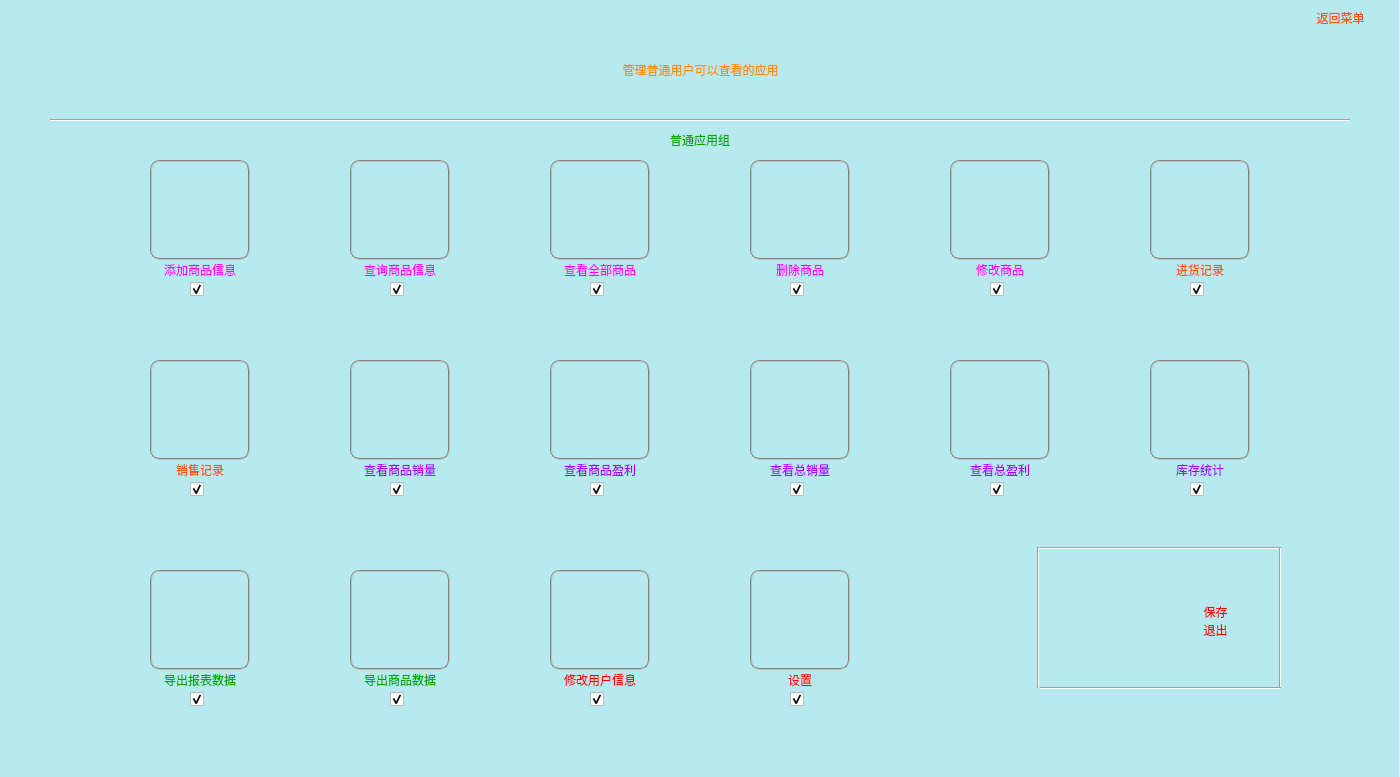
<?xml version="1.0" encoding="UTF-8"?>
<ui version="4.0">
 <class>UserSudo</class>
 <widget class="QMainWindow" name="UserSudo">
  <property name="geometry">
   <rect>
    <x>0</x>
    <y>0</y>
    <width>1400</width>
    <height>777</height>
   </rect>
  </property>
  <property name="windowTitle">
   <string>MainWindow</string>
  </property>
  <widget class="QWidget" name="centralwidget">
   <widget class="QPushButton" name="pushButton_4">
    <property name="geometry">
     <rect>
      <x>750</x>
      <y>160</y>
      <width>100</width>
      <height>100</height>
     </rect>
    </property>
    <property name="styleSheet">
     <string notr="true">background-color: rgb(183, 234, 239);
background-image: url(:/res/res/ICO/PaperFail.png);border:2px groove gray;border-radius:10px;padding:2px 4px</string>
    </property>
    <property name="text">
     <string/>
    </property>
    <property name="flat">
     <bool>true</bool>
    </property>
   </widget>
   <widget class="QPushButton" name="pushButton_8">
    <property name="geometry">
     <rect>
      <x>950</x>
      <y>360</y>
      <width>100</width>
      <height>100</height>
     </rect>
    </property>
    <property name="styleSheet">
     <string notr="true">background-color: rgb(183, 234, 239);
background-image: url(:/res/res/ICO/Wallet.png);border:2px groove gray;border-radius:10px;padding:2px 4px</string>
    </property>
    <property name="text">
     <string/>
    </property>
    <property name="flat">
     <bool>true</bool>
    </property>
   </widget>
   <widget class="QLabel" name="label_25">
    <property name="geometry">
     <rect>
      <x>350</x>
      <y>460</y>
      <width>100</width>
      <height>20</height>
     </rect>
    </property>
    <property name="styleSheet">
     <string notr="true">font:9pt &quot;方正粗圆简体&quot;;
color: rgb(170, 0, 255);</string>
    </property>
    <property name="text">
     <string>查看商品销量</string>
    </property>
    <property name="alignment">
     <set>Qt::AlignCenter</set>
    </property>
   </widget>
   <widget class="QLabel" name="label_20">
    <property name="geometry">
     <rect>
      <x>950</x>
      <y>260</y>
      <width>100</width>
      <height>20</height>
     </rect>
    </property>
    <property name="styleSheet">
     <string notr="true">font:9pt &quot;方正粗圆简体&quot;;
color: rgb(255, 0, 255);</string>
    </property>
    <property name="text">
     <string>修改商品</string>
    </property>
    <property name="alignment">
     <set>Qt::AlignCenter</set>
    </property>
   </widget>
   <widget class="QPushButton" name="pushButton_12">
    <property name="geometry">
     <rect>
      <x>550</x>
      <y>360</y>
      <width>100</width>
      <height>100</height>
     </rect>
    </property>
    <property name="styleSheet">
     <string notr="true">background-color: rgb(183, 234, 239);
background-image: url(:/res/res/Chart.png);border:2px groove gray;border-radius:10px;padding:2px 4px</string>
    </property>
    <property name="text">
     <string/>
    </property>
    <property name="flat">
     <bool>true</bool>
    </property>
   </widget>
   <widget class="QLabel" name="label_16">
    <property name="geometry">
     <rect>
      <x>150</x>
      <y>260</y>
      <width>100</width>
      <height>20</height>
     </rect>
    </property>
    <property name="styleSheet">
     <string notr="true">font:9pt &quot;方正粗圆简体&quot;;
color: rgb(255, 0, 255);</string>
    </property>
    <property name="text">
     <string>添加商品信息</string>
    </property>
    <property name="alignment">
     <set>Qt::AlignCenter</set>
    </property>
   </widget>
   <widget class="QPushButton" name="pushButton_15">
    <property name="geometry">
     <rect>
      <x>750</x>
      <y>570</y>
      <width>100</width>
      <height>100</height>
     </rect>
    </property>
    <property name="styleSheet">
     <string notr="true">background-color: rgb(183, 234, 239);
background-image: url(:/res/res/ICO/Filter.png);border:2px groove gray;border-radius:10px;padding:2px 4px</string>
    </property>
    <property name="text">
     <string/>
    </property>
    <property name="flat">
     <bool>true</bool>
    </property>
   </widget>
   <widget class="QLabel" name="label_33">
    <property name="geometry">
     <rect>
      <x>550</x>
      <y>670</y>
      <width>100</width>
      <height>20</height>
     </rect>
    </property>
    <property name="styleSheet">
     <string notr="true">font:9pt &quot;方正粗圆简体&quot;;
color: rgb(255, 0, 0);
</string>
    </property>
    <property name="text">
     <string>修改用户信息</string>
    </property>
    <property name="alignment">
     <set>Qt::AlignCenter</set>
    </property>
   </widget>
   <widget class="QLabel" name="label_23">
    <property name="geometry">
     <rect>
      <x>150</x>
      <y>460</y>
      <width>100</width>
      <height>20</height>
     </rect>
    </property>
    <property name="styleSheet">
     <string notr="true">font:9pt &quot;方正粗圆简体&quot;;
color: rgb(255, 85, 0);</string>
    </property>
    <property name="text">
     <string>销售记录</string>
    </property>
    <property name="alignment">
     <set>Qt::AlignCenter</set>
    </property>
   </widget>
   <widget class="QPushButton" name="pushButton">
    <property name="geometry">
     <rect>
      <x>150</x>
      <y>160</y>
      <width>100</width>
      <height>100</height>
     </rect>
    </property>
    <property name="styleSheet">
     <string notr="true">background-color: rgb(183, 234, 239);
background-image: url(:/res/res/ICO/PaperPlus.png);border:2px groove gray;border-radius:10px;padding:2px 4px</string>
    </property>
    <property name="text">
     <string/>
    </property>
    <property name="flat">
     <bool>true</bool>
    </property>
   </widget>
   <widget class="QLabel" name="label_21">
    <property name="geometry">
     <rect>
      <x>1150</x>
      <y>260</y>
      <width>100</width>
      <height>20</height>
     </rect>
    </property>
    <property name="styleSheet">
     <string notr="true">font:9pt &quot;方正粗圆简体&quot;;
color: rgb(255, 85, 0);</string>
    </property>
    <property name="text">
     <string>进货记录</string>
    </property>
    <property name="alignment">
     <set>Qt::AlignCenter</set>
    </property>
   </widget>
   <widget class="QPushButton" name="pushButton_6">
    <property name="geometry">
     <rect>
      <x>1150</x>
      <y>160</y>
      <width>100</width>
      <height>100</height>
     </rect>
    </property>
    <property name="styleSheet">
     <string notr="true">background-color: rgb(183, 234, 239);
background-image: url(:/res/res/ICO/Arrow-RightSquare.png);border:2px groove gray;border-radius:10px;padding:2px 4px</string>
    </property>
    <property name="text">
     <string/>
    </property>
    <property name="flat">
     <bool>true</bool>
    </property>
   </widget>
   <widget class="QPushButton" name="pushButton_7">
    <property name="geometry">
     <rect>
      <x>350</x>
      <y>360</y>
      <width>100</width>
      <height>100</height>
     </rect>
    </property>
    <property name="styleSheet">
     <string notr="true">background-color: rgb(183, 234, 239);
background-image: url(:/res/res/ICO/Calendar.png);border:2px groove gray;border-radius:10px;padding:2px 4px</string>
    </property>
    <property name="text">
     <string/>
    </property>
    <property name="flat">
     <bool>true</bool>
    </property>
   </widget>
   <widget class="QLabel" name="label_22">
    <property name="geometry">
     <rect>
      <x>1150</x>
      <y>460</y>
      <width>100</width>
      <height>20</height>
     </rect>
    </property>
    <property name="styleSheet">
     <string notr="true">font:9pt &quot;方正粗圆简体&quot;;
color: rgb(170, 0, 255);</string>
    </property>
    <property name="text">
     <string>库存统计</string>
    </property>
    <property name="alignment">
     <set>Qt::AlignCenter</set>
    </property>
   </widget>
   <widget class="QPushButton" name="pushButton_11">
    <property name="geometry">
     <rect>
      <x>750</x>
      <y>360</y>
      <width>100</width>
      <height>100</height>
     </rect>
    </property>
    <property name="styleSheet">
     <string notr="true">background-color: rgb(183, 234, 239);
background-image: url(:/res/res/ICO/Activity.png);border:2px groove gray;border-radius:10px;padding:2px 4px</string>
    </property>
    <property name="text">
     <string/>
    </property>
    <property name="flat">
     <bool>true</bool>
    </property>
   </widget>
   <widget class="QPushButton" name="pushButton_9">
    <property name="geometry">
     <rect>
      <x>1150</x>
      <y>360</y>
      <width>100</width>
      <height>100</height>
     </rect>
    </property>
    <property name="styleSheet">
     <string notr="true">background-color: rgb(183, 234, 239);
background-image: url(:/res/res/ICO/Graph.png);border:2px groove gray;border-radius:10px;padding:2px 4px</string>
    </property>
    <property name="text">
     <string/>
    </property>
    <property name="flat">
     <bool>true</bool>
    </property>
   </widget>
   <widget class="QPushButton" name="pushButton_16">
    <property name="geometry">
     <rect>
      <x>150</x>
      <y>570</y>
      <width>100</width>
      <height>100</height>
     </rect>
    </property>
    <property name="styleSheet">
     <string notr="true">background-color: rgb(183, 234, 239);
background-image: url(:/res/res/ICO/Send.png);border:2px groove gray;border-radius:10px;padding:2px 4px</string>
    </property>
    <property name="text">
     <string/>
    </property>
    <property name="flat">
     <bool>true</bool>
    </property>
   </widget>
   <widget class="QLabel" name="label_24">
    <property name="geometry">
     <rect>
      <x>950</x>
      <y>460</y>
      <width>100</width>
      <height>20</height>
     </rect>
    </property>
    <property name="styleSheet">
     <string notr="true">font:9pt &quot;方正粗圆简体&quot;;
color: rgb(170, 0, 255);</string>
    </property>
    <property name="text">
     <string>查看总盈利</string>
    </property>
    <property name="alignment">
     <set>Qt::AlignCenter</set>
    </property>
   </widget>
   <widget class="QLabel" name="label_29">
    <property name="geometry">
     <rect>
      <x>150</x>
      <y>670</y>
      <width>100</width>
      <height>20</height>
     </rect>
    </property>
    <property name="styleSheet">
     <string notr="true">font:9pt &quot;方正粗圆简体&quot;;
color: rgb(0, 170, 0);</string>
    </property>
    <property name="text">
     <string>导出报表数据</string>
    </property>
    <property name="alignment">
     <set>Qt::AlignCenter</set>
    </property>
   </widget>
   <widget class="QLabel" name="label">
    <property name="geometry">
     <rect>
      <x>0</x>
      <y>0</y>
      <width>1399</width>
      <height>1000</height>
     </rect>
    </property>
    <property name="styleSheet">
     <string notr="true">background-color: rgb(183, 234, 239);</string>
    </property>
    <property name="text">
     <string/>
    </property>
   </widget>
   <widget class="QPushButton" name="pushButton_17">
    <property name="geometry">
     <rect>
      <x>550</x>
      <y>570</y>
      <width>100</width>
      <height>100</height>
     </rect>
    </property>
    <property name="styleSheet">
     <string notr="true">background-color: rgb(183, 234, 239);
background-image: url(:/res/res/EditSquare.png);border:2px groove gray;border-radius:10px;padding:2px 4px</string>
    </property>
    <property name="text">
     <string/>
    </property>
    <property name="flat">
     <bool>true</bool>
    </property>
   </widget>
   <widget class="QLabel" name="label_4">
    <property name="geometry">
     <rect>
      <x>600</x>
      <y>125</y>
      <width>200</width>
      <height>30</height>
     </rect>
    </property>
    <property name="styleSheet">
     <string notr="true">color: rgb(0, 170, 0);
font: 12pt &quot;方正粗圆简体&quot;;</string>
    </property>
    <property name="text">
     <string>普通应用组</string>
    </property>
    <property name="alignment">
     <set>Qt::AlignCenter</set>
    </property>
   </widget>
   <widget class="QLabel" name="label_3">
    <property name="geometry">
     <rect>
      <x>50</x>
      <y>20</y>
      <width>1301</width>
      <height>100</height>
     </rect>
    </property>
    <property name="styleSheet">
     <string notr="true">font: 30pt &quot;方正粗圆简体&quot;;
color: rgb(255, 140, 0);</string>
    </property>
    <property name="text">
     <string>管理普通用户可以查看的应用</string>
    </property>
    <property name="alignment">
     <set>Qt::AlignCenter</set>
    </property>
   </widget>
   <widget class="QLabel" name="label_17">
    <property name="geometry">
     <rect>
      <x>350</x>
      <y>260</y>
      <width>100</width>
      <height>20</height>
     </rect>
    </property>
    <property name="styleSheet">
     <string notr="true">font:9pt &quot;方正粗圆简体&quot;;
color: rgb(255, 0, 255);</string>
    </property>
    <property name="text">
     <string>查询商品信息</string>
    </property>
    <property name="alignment">
     <set>Qt::AlignCenter</set>
    </property>
   </widget>
   <widget class="QLabel" name="label_31">
    <property name="geometry">
     <rect>
      <x>350</x>
      <y>670</y>
      <width>100</width>
      <height>20</height>
     </rect>
    </property>
    <property name="styleSheet">
     <string notr="true">font:9pt &quot;方正粗圆简体&quot;;
color: rgb(0, 170, 0);</string>
    </property>
    <property name="text">
     <string>导出商品数据</string>
    </property>
    <property name="alignment">
     <set>Qt::AlignCenter</set>
    </property>
   </widget>
   <widget class="QPushButton" name="pushButton_10">
    <property name="geometry">
     <rect>
      <x>150</x>
      <y>360</y>
      <width>100</width>
      <height>100</height>
     </rect>
    </property>
    <property name="styleSheet">
     <string notr="true">background-color: rgb(183, 234, 239);
background-image: url(:/res/res/ICO/Buy.png);border:2px groove gray;border-radius:10px;padding:2px 4px</string>
    </property>
    <property name="text">
     <string/>
    </property>
    <property name="flat">
     <bool>true</bool>
    </property>
   </widget>
   <widget class="QLabel" name="label_26">
    <property name="geometry">
     <rect>
      <x>550</x>
      <y>460</y>
      <width>100</width>
      <height>20</height>
     </rect>
    </property>
    <property name="styleSheet">
     <string notr="true">font:9pt &quot;方正粗圆简体&quot;;
color: rgb(170, 0, 255);</string>
    </property>
    <property name="text">
     <string>查看商品盈利</string>
    </property>
    <property name="alignment">
     <set>Qt::AlignCenter</set>
    </property>
   </widget>
   <widget class="QPushButton" name="pushButton_3">
    <property name="geometry">
     <rect>
      <x>550</x>
      <y>160</y>
      <width>100</width>
      <height>100</height>
     </rect>
    </property>
    <property name="styleSheet">
     <string notr="true">background-color: rgb(183, 234, 239);
background-image: url(:/res/res/ICO/Paper.png);border:2px groove gray;border-radius:10px;padding:2px 4px</string>
    </property>
    <property name="text">
     <string/>
    </property>
    <property name="flat">
     <bool>true</bool>
    </property>
   </widget>
   <widget class="QPushButton" name="pushButton_13">
    <property name="geometry">
     <rect>
      <x>350</x>
      <y>570</y>
      <width>100</width>
      <height>100</height>
     </rect>
    </property>
    <property name="styleSheet">
     <string notr="true">background-color: rgb(183, 234, 239);
background-image: url(:/res/res/ICO/Bookmark.png);border:2px groove gray;border-radius:10px;padding:2px 4px</string>
    </property>
    <property name="text">
     <string/>
    </property>
    <property name="flat">
     <bool>true</bool>
    </property>
   </widget>
   <widget class="QPushButton" name="pushButton_2">
    <property name="geometry">
     <rect>
      <x>350</x>
      <y>160</y>
      <width>100</width>
      <height>100</height>
     </rect>
    </property>
    <property name="styleSheet">
     <string notr="true">background-color: rgb(183, 234, 239);
background-image: url(:/res/res/ICO/Search.png);border:2px groove gray;border-radius:10px;padding:2px 4px</string>
    </property>
    <property name="text">
     <string/>
    </property>
    <property name="flat">
     <bool>true</bool>
    </property>
   </widget>
   <widget class="QLabel" name="label_32">
    <property name="geometry">
     <rect>
      <x>750</x>
      <y>670</y>
      <width>100</width>
      <height>20</height>
     </rect>
    </property>
    <property name="styleSheet">
     <string notr="true">font:9pt &quot;方正粗圆简体&quot;;
color: rgb(255, 0, 0);
</string>
    </property>
    <property name="text">
     <string>设置</string>
    </property>
    <property name="alignment">
     <set>Qt::AlignCenter</set>
    </property>
   </widget>
   <widget class="QLabel" name="label_18">
    <property name="geometry">
     <rect>
      <x>550</x>
      <y>260</y>
      <width>100</width>
      <height>20</height>
     </rect>
    </property>
    <property name="styleSheet">
     <string notr="true">font:9pt &quot;方正粗圆简体&quot;;
color: rgb(255, 0, 255);</string>
    </property>
    <property name="text">
     <string>查看全部商品</string>
    </property>
    <property name="alignment">
     <set>Qt::AlignCenter</set>
    </property>
   </widget>
   <widget class="QLabel" name="label_27">
    <property name="geometry">
     <rect>
      <x>750</x>
      <y>460</y>
      <width>100</width>
      <height>20</height>
     </rect>
    </property>
    <property name="styleSheet">
     <string notr="true">font:9pt &quot;方正粗圆简体&quot;;
color: rgb(170, 0, 255);</string>
    </property>
    <property name="text">
     <string>查看总销量</string>
    </property>
    <property name="alignment">
     <set>Qt::AlignCenter</set>
    </property>
   </widget>
   <widget class="Line" name="line">
    <property name="geometry">
     <rect>
      <x>50</x>
      <y>110</y>
      <width>1300</width>
      <height>20</height>
     </rect>
    </property>
    <property name="orientation">
     <enum>Qt::Horizontal</enum>
    </property>
   </widget>
   <widget class="QPushButton" name="pushButton_5">
    <property name="geometry">
     <rect>
      <x>950</x>
      <y>160</y>
      <width>100</width>
      <height>100</height>
     </rect>
    </property>
    <property name="styleSheet">
     <string notr="true">background-color: rgb(183, 234, 239);
background-image: url(:/res/res/ICO/Edit.png);border:2px groove gray;border-radius:10px;padding:2px 4px</string>
    </property>
    <property name="text">
     <string/>
    </property>
    <property name="flat">
     <bool>true</bool>
    </property>
   </widget>
   <widget class="QLabel" name="label_19">
    <property name="geometry">
     <rect>
      <x>750</x>
      <y>260</y>
      <width>100</width>
      <height>20</height>
     </rect>
    </property>
    <property name="styleSheet">
     <string notr="true">font:9pt &quot;方正粗圆简体&quot;;
color: rgb(255, 0, 255);</string>
    </property>
    <property name="text">
     <string>删除商品</string>
    </property>
    <property name="alignment">
     <set>Qt::AlignCenter</set>
    </property>
   </widget>
   <widget class="QCheckBox" name="cb_1">
    <property name="geometry">
     <rect>
      <x>190</x>
      <y>280</y>
      <width>21</width>
      <height>19</height>
     </rect>
    </property>
    <property name="text">
     <string/>
    </property>
    <property name="checked">
     <bool>true</bool>
    </property>
   </widget>
   <widget class="QCheckBox" name="cb_15">
    <property name="geometry">
     <rect>
      <x>590</x>
      <y>690</y>
      <width>21</width>
      <height>19</height>
     </rect>
    </property>
    <property name="text">
     <string/>
    </property>
    <property name="checked">
     <bool>true</bool>
    </property>
   </widget>
   <widget class="QCheckBox" name="cb_16">
    <property name="geometry">
     <rect>
      <x>790</x>
      <y>690</y>
      <width>21</width>
      <height>19</height>
     </rect>
    </property>
    <property name="text">
     <string/>
    </property>
    <property name="checked">
     <bool>true</bool>
    </property>
   </widget>
   <widget class="QCheckBox" name="cb_14">
    <property name="geometry">
     <rect>
      <x>390</x>
      <y>690</y>
      <width>21</width>
      <height>19</height>
     </rect>
    </property>
    <property name="text">
     <string/>
    </property>
    <property name="checked">
     <bool>true</bool>
    </property>
   </widget>
   <widget class="QCheckBox" name="cb_13">
    <property name="geometry">
     <rect>
      <x>190</x>
      <y>690</y>
      <width>21</width>
      <height>19</height>
     </rect>
    </property>
    <property name="text">
     <string/>
    </property>
    <property name="checked">
     <bool>true</bool>
    </property>
   </widget>
   <widget class="QCheckBox" name="cb_9">
    <property name="geometry">
     <rect>
      <x>590</x>
      <y>480</y>
      <width>21</width>
      <height>19</height>
     </rect>
    </property>
    <property name="text">
     <string/>
    </property>
    <property name="checked">
     <bool>true</bool>
    </property>
   </widget>
   <widget class="QCheckBox" name="cb_8">
    <property name="geometry">
     <rect>
      <x>390</x>
      <y>480</y>
      <width>21</width>
      <height>19</height>
     </rect>
    </property>
    <property name="text">
     <string/>
    </property>
    <property name="checked">
     <bool>true</bool>
    </property>
   </widget>
   <widget class="QCheckBox" name="cb_7">
    <property name="geometry">
     <rect>
      <x>190</x>
      <y>480</y>
      <width>21</width>
      <height>19</height>
     </rect>
    </property>
    <property name="text">
     <string/>
    </property>
    <property name="checked">
     <bool>true</bool>
    </property>
   </widget>
   <widget class="QCheckBox" name="cb_10">
    <property name="geometry">
     <rect>
      <x>790</x>
      <y>480</y>
      <width>21</width>
      <height>19</height>
     </rect>
    </property>
    <property name="text">
     <string/>
    </property>
    <property name="checked">
     <bool>true</bool>
    </property>
   </widget>
   <widget class="QCheckBox" name="cb_11">
    <property name="geometry">
     <rect>
      <x>990</x>
      <y>480</y>
      <width>21</width>
      <height>19</height>
     </rect>
    </property>
    <property name="text">
     <string/>
    </property>
    <property name="checked">
     <bool>true</bool>
    </property>
   </widget>
   <widget class="QCheckBox" name="cb_12">
    <property name="geometry">
     <rect>
      <x>1190</x>
      <y>480</y>
      <width>21</width>
      <height>19</height>
     </rect>
    </property>
    <property name="text">
     <string/>
    </property>
    <property name="checked">
     <bool>true</bool>
    </property>
   </widget>
   <widget class="QCheckBox" name="cb_3">
    <property name="geometry">
     <rect>
      <x>590</x>
      <y>280</y>
      <width>21</width>
      <height>19</height>
     </rect>
    </property>
    <property name="text">
     <string/>
    </property>
    <property name="checked">
     <bool>true</bool>
    </property>
   </widget>
   <widget class="QCheckBox" name="cb_2">
    <property name="geometry">
     <rect>
      <x>390</x>
      <y>280</y>
      <width>21</width>
      <height>19</height>
     </rect>
    </property>
    <property name="text">
     <string/>
    </property>
    <property name="checked">
     <bool>true</bool>
    </property>
   </widget>
   <widget class="QCheckBox" name="cb_4">
    <property name="geometry">
     <rect>
      <x>790</x>
      <y>280</y>
      <width>21</width>
      <height>19</height>
     </rect>
    </property>
    <property name="text">
     <string/>
    </property>
    <property name="checked">
     <bool>true</bool>
    </property>
   </widget>
   <widget class="QCheckBox" name="cb_5">
    <property name="geometry">
     <rect>
      <x>990</x>
      <y>280</y>
      <width>21</width>
      <height>19</height>
     </rect>
    </property>
    <property name="text">
     <string/>
    </property>
    <property name="checked">
     <bool>true</bool>
    </property>
   </widget>
   <widget class="QCheckBox" name="cb_6">
    <property name="geometry">
     <rect>
      <x>1190</x>
      <y>280</y>
      <width>21</width>
      <height>19</height>
     </rect>
    </property>
    <property name="text">
     <string/>
    </property>
    <property name="checked">
     <bool>true</bool>
    </property>
   </widget>
   <widget class="QPushButton" name="pb_Save">
    <property name="geometry">
     <rect>
      <x>1050</x>
      <y>570</y>
      <width>100</width>
      <height>100</height>
     </rect>
    </property>
    <property name="styleSheet">
     <string notr="true">background-color: rgba(154, 200, 233, 115);
background-image: url(:/res/res/ICO/Unlock.png);</string>
    </property>
    <property name="text">
     <string/>
    </property>
    <property name="flat">
     <bool>true</bool>
    </property>
   </widget>
   <widget class="Line" name="line_2">
    <property name="geometry">
     <rect>
      <x>1040</x>
      <y>540</y>
      <width>241</width>
      <height>16</height>
     </rect>
    </property>
    <property name="orientation">
     <enum>Qt::Horizontal</enum>
    </property>
   </widget>
   <widget class="Line" name="line_3">
    <property name="geometry">
     <rect>
      <x>1040</x>
      <y>680</y>
      <width>241</width>
      <height>16</height>
     </rect>
    </property>
    <property name="orientation">
     <enum>Qt::Horizontal</enum>
    </property>
   </widget>
   <widget class="Line" name="line_4">
    <property name="geometry">
     <rect>
      <x>1030</x>
      <y>547</y>
      <width>16</width>
      <height>141</height>
     </rect>
    </property>
    <property name="orientation">
     <enum>Qt::Vertical</enum>
    </property>
   </widget>
   <widget class="Line" name="line_5">
    <property name="geometry">
     <rect>
      <x>1272</x>
      <y>547</y>
      <width>16</width>
      <height>141</height>
     </rect>
    </property>
    <property name="orientation">
     <enum>Qt::Vertical</enum>
    </property>
   </widget>
   <widget class="QLabel" name="label_2">
    <property name="geometry">
     <rect>
      <x>1160</x>
      <y>560</y>
      <width>111</width>
      <height>121</height>
     </rect>
    </property>
    <property name="styleSheet">
     <string notr="true">font: 26pt &quot;雅痞-简&quot;;
color: rgb(255, 0, 0);</string>
    </property>
    <property name="text">
     <string>保存
退出</string>
    </property>
    <property name="alignment">
     <set>Qt::AlignCenter</set>
    </property>
   </widget>
   <widget class="QPushButton" name="pb_back">
    <property name="geometry">
     <rect>
      <x>1370</x>
      <y>0</y>
      <width>30</width>
      <height>30</height>
     </rect>
    </property>
    <property name="styleSheet">
     <string notr="true">background-color: rgba(154, 200, 233, 115);background-image: url(:/res/res/ADD_GOODS_ICO/menu.png);</string>
    </property>
    <property name="text">
     <string/>
    </property>
    <property name="flat">
     <bool>true</bool>
    </property>
   </widget>
   <widget class="QLabel" name="label_5">
    <property name="geometry">
     <rect>
      <x>1300</x>
      <y>7</y>
      <width>81</width>
      <height>21</height>
     </rect>
    </property>
    <property name="styleSheet">
     <string notr="true">font:9pt &quot;方正粗圆简体&quot;;
color: rgb(255, 85, 0);</string>
    </property>
    <property name="text">
     <string>返回菜单</string>
    </property>
    <property name="alignment">
     <set>Qt::AlignCenter</set>
    </property>
   </widget>
   <zorder>label</zorder>
   <zorder>pushButton_4</zorder>
   <zorder>pushButton_8</zorder>
   <zorder>label_25</zorder>
   <zorder>label_20</zorder>
   <zorder>pushButton_12</zorder>
   <zorder>label_16</zorder>
   <zorder>pushButton_15</zorder>
   <zorder>label_33</zorder>
   <zorder>label_23</zorder>
   <zorder>pushButton</zorder>
   <zorder>label_21</zorder>
   <zorder>pushButton_6</zorder>
   <zorder>pushButton_7</zorder>
   <zorder>label_22</zorder>
   <zorder>pushButton_11</zorder>
   <zorder>pushButton_9</zorder>
   <zorder>pushButton_16</zorder>
   <zorder>label_24</zorder>
   <zorder>label_29</zorder>
   <zorder>pushButton_17</zorder>
   <zorder>label_4</zorder>
   <zorder>label_3</zorder>
   <zorder>label_17</zorder>
   <zorder>label_31</zorder>
   <zorder>pushButton_10</zorder>
   <zorder>label_26</zorder>
   <zorder>pushButton_3</zorder>
   <zorder>pushButton_13</zorder>
   <zorder>pushButton_2</zorder>
   <zorder>label_32</zorder>
   <zorder>label_18</zorder>
   <zorder>label_27</zorder>
   <zorder>line</zorder>
   <zorder>pushButton_5</zorder>
   <zorder>label_19</zorder>
   <zorder>cb_1</zorder>
   <zorder>cb_15</zorder>
   <zorder>cb_16</zorder>
   <zorder>cb_14</zorder>
   <zorder>cb_13</zorder>
   <zorder>cb_9</zorder>
   <zorder>cb_8</zorder>
   <zorder>cb_7</zorder>
   <zorder>cb_10</zorder>
   <zorder>cb_11</zorder>
   <zorder>cb_12</zorder>
   <zorder>cb_3</zorder>
   <zorder>cb_2</zorder>
   <zorder>cb_4</zorder>
   <zorder>cb_5</zorder>
   <zorder>cb_6</zorder>
   <zorder>pb_Save</zorder>
   <zorder>line_2</zorder>
   <zorder>line_3</zorder>
   <zorder>line_4</zorder>
   <zorder>line_5</zorder>
   <zorder>label_2</zorder>
   <zorder>pb_back</zorder>
   <zorder>label_5</zorder>
  </widget>
  <widget class="QMenuBar" name="menubar">
   <property name="geometry">
    <rect>
     <x>0</x>
     <y>0</y>
     <width>1400</width>
     <height>23</height>
    </rect>
   </property>
  </widget>
 </widget>
 <resources/>
 <connections/>
</ui>
